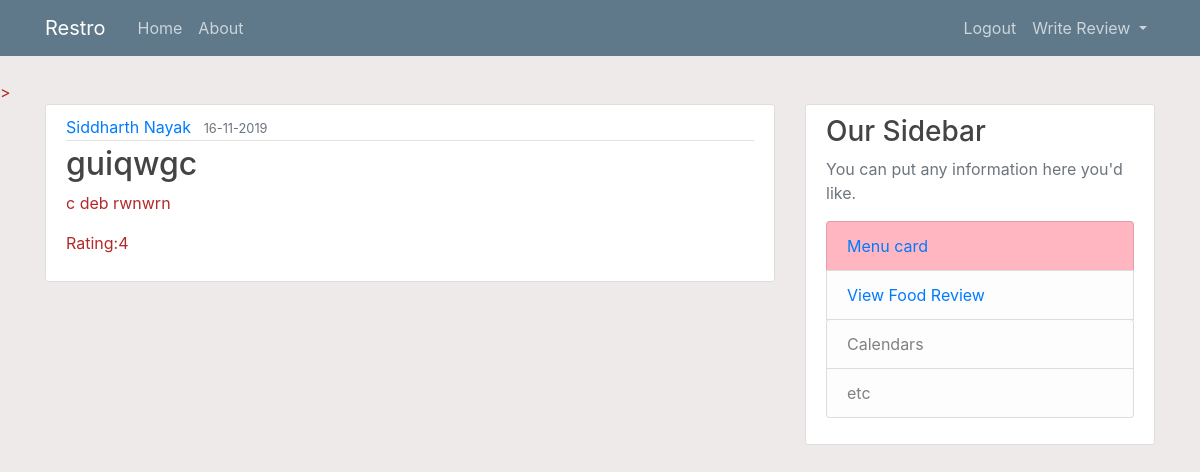
/show_food_review (signed in), run on an earlier commit of the app's database.
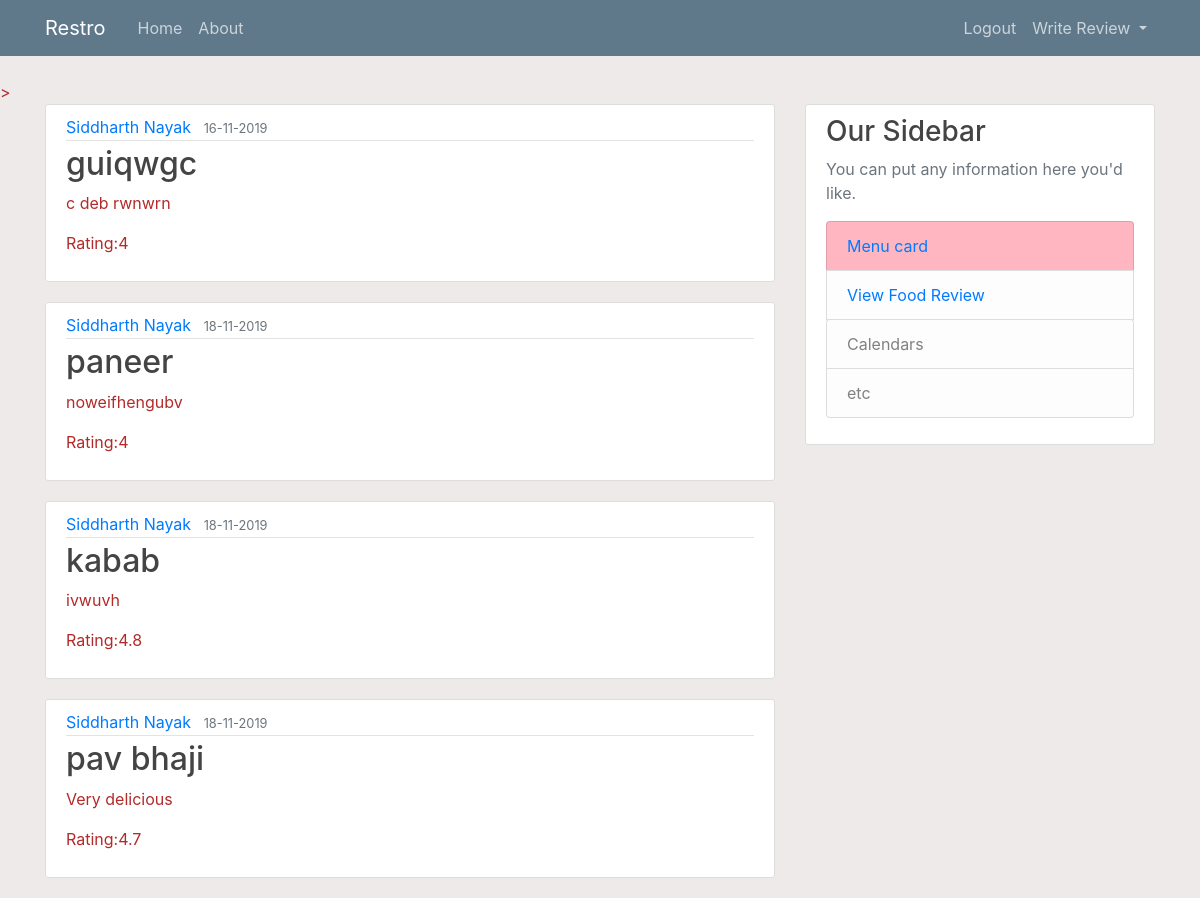
And on a later commit of the database.
### restro/models.py (models this page shows, shortened)
class Review_food(db.Model):
    id = db.Column(db.Integer, primary_key=True)
    item_name_food = db.Column(db.String(100), nullable=False)
    date_posted_food = db.Column(db.DateTime, nullable=False, default=datetime.utcnow)
    content_food = db.Column(db.Text, nullable=False)
    rating_food =db.Column(db.Float,nullable=False)
    user_id = db.Column(db.Integer,db.ForeignKey('user.id'), nullable=False)

class User(db.Model,UserMixin):
    id = db.Column(db.Integer, primary_key=True)
    name = db.Column(db.String(40), unique=True, nullable=False)
    email = db.Column(db.String(120), unique=True, nullable=False)
    phone_number = db.Column(db.String(10), nullable=False)
    address = db.Column(db.String(100), nullable=False)
    password = db.Column(db.String(60), nullable=False)
    review=db.relationship('Review',backref='author',lazy=True)
    review_food=db.relationship('Review_food',backref='author',lazy=True)

### restro/routes.py (the view)
@app.route("/show_food_review")
@login_required
def show_review():
    reviews=Review_food.query.all()
    return render_template('show_food_review.html',review=reviews)

### restro/models.py (called while the page is built)
@login_manager.user_loader
def load_user(user_id):
    return User.query.get(int(user_id))

### restro/templates/show_food_review.html
{% extends "layout.html" %}
{% block content %}
    {% for review in review %}
        <article class="media content-section">
          <div class="media-body">
            <div class="article-metadata">
              <a class="mr-2" href="#">{{ review.author.name }}</a>
              <small class="text-muted">{{ review.date_posted_food.strftime('%d-%m-%Y') }}</small>
            </div>
            <h2 class="article-title">{{ review.item_name_food }}</h2>
            <p class="article-content">{{ review.content_food }}</p>
            <p class="article-content">Rating:{{ review.rating_food }}</p>
          </div>
        </article>
    {% endfor %}
{% endblock content %}

### restro/templates/layout.html (shortened to what this page needs)
<!DOCTYPE html>
<html lang="en">
<head>
    <link rel="stylesheet" href="https://stackpath.bootstrapcdn.com/bootstrap/4.3.1/css/bootstrap.min.css">
    <link rel="stylesheet" type="text/css" href="{{ url_for('static', filename='main.css') }}">
</head>
<body>
    <header class="site-header">
        <nav class="navbar navbar-expand-md navbar-dark bg-steel fixed-top">
          <div class="container">
            <a class="navbar-brand mr-4" href="/">Restro</a>
            <div class="collapse navbar-collapse" id="navbarToggle">
              <div class="navbar-nav mr-auto">
                <a class="nav-item nav-link" href="/customer_home">Home</a>
                <a class="nav-item nav-link" href="/about">About</a>
              </div>
              <div class="navbar-nav">
                {%if current_user.is_authenticated%}
                <a class="nav-item nav-link" href="/logout">Logout</a>
                <div class="nav-item dropdown">
                  <a class="nav-link dropdown-toggle" href="#" id="navbarDropdown" role="button" data-toggle="dropdown" aria-haspopup="true" aria-expanded="false">
                    Write Review
                  </a>
                </div>
                {% else %}
                <a class="nav-item nav-link" href="/login">Login</a>
                <a class="nav-item nav-link" href="/register">Register</a>
                {% endif %}
              </div>
            </div>
          </div>
        </nav>
      </header>
      <main role="main" class="container">
        <div class="row">
          <div class="col-md-8">
            {% block content %}{% endblock %}
          </div>
          <div class="col-md-4">
            <div class="content-section">
              <h3>Our Sidebar</h3>
              <p class='text-muted'>You can put any information here you'd like.
                <ul class="list-group">
                  <li class="list-group-item list-group-item-dark" style="background-color:lightpink;"  ><a href="/menu_card">Menu card</a></li>
                  <li class="list-group-item list-group-item-light"><a href="/show_food_review">View Food Review</li>
                  <li class="list-group-item list-group-item-light">Calendars</li>
                  <li class="list-group-item list-group-item-light">etc</li>
                </ul>
              </p>
            </div>
          </div>
        </div>
      </main>
</body>
</html>

### restro/static/main.css (style rules this page uses)
body { background: #eeeaea; color: #b32a2a; margin-top: 5rem; }
h1, h2, h3, h4, h5, h6 { color: #444444; }
.bg-steel { background-color: #5f788a; }
.site-header .navbar-nav .nav-link { color: #cbd5db; }
.content-section { background: #ffffff; padding: 10px 20px; border: 1px solid #dddddd; border-radius: 3px; margin-bottom: 20px; }
.article-title { color: #444444; }
.article-content { white-space: pre-line; }
.article-metadata { padding-bottom: 1px; margin-bottom: 4px; border-bottom: 1px solid #e3e3e3 }

What changed in the data, as far as the page shows it:
added Review_food: author.name "Siddharth Nayak", date_posted_food "18-11-2019", item_name_food "paneer", content_food "noweifhengubv", rating_food "4"
added Review_food: author.name "Siddharth Nayak", date_posted_food "18-11-2019", item_name_food "kabab", content_food "ivwuvh", rating_food "4.8"
added Review_food: author.name "Siddharth Nayak", date_posted_food "18-11-2019", item_name_food "pav bhaji", content_food "Very delicious", rating_food "4.7"
